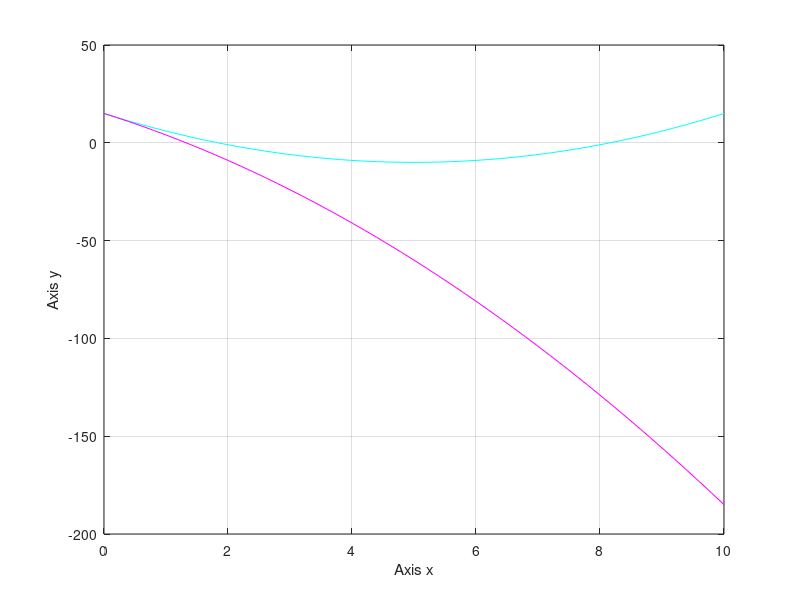

The MATLAB script that drew this image:
%%Name Surname: Serkan Burak Örs
%Istanbul Technical University
%Aeronautics and Astronautics Faculty - Astronautical Engineering
%E-mail: orss19@itu.edu.tr
%BIL 113E - Summer 2020 - CRN:30156
%Instructor: Dr. Mustafa Resa Becan
%Week 2 - Date:14/08/2020
%%
x = 0:0.2:10;
y1 = x.^2 - 10*x + 15;
y2 = -x.^2 - 10*x + 15;
plot(x,y1,'c');
hold on;
plot(x,y2,'m');
xlabel('Axis x');
ylabel('Axis y');
grid on;
